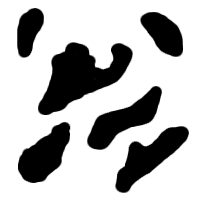
#> input picture moo.png, 200 x 200 px
$ python lsm.py
#> lines starting #> are read from the running program, lines starting #| are printed output that depends on the picture
from __future__ import division
import numpy
import matplotlib.pyplot as plt
from mpl_toolkits.mplot3d import Axes3D
import matplotlib.cm as cm
import matplotlib.animation as animation
import Image


image = numpy.array(Image.open("moo.png"))
#> image is the input picture: shape (200, 200); min 0, max 255, mean 182.7

P = (image - image.max() / 2) / 255
fig = plt.figure()
#plt.contour(P, levels=[0], colors='r')
im = plt.imshow(P, cmap=cm.gray)
dt = 0.01
F = 10

#plt.ion()

def updatefig(*args):
    global P
    # upwind scheme?
    [Px, Py] = numpy.gradient(P)
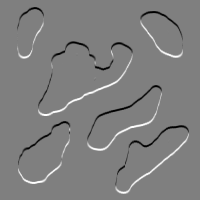
#> Px: shape (200, 200) float64; min -0.5, max 0.5, mean 0; drawn with min black and max white
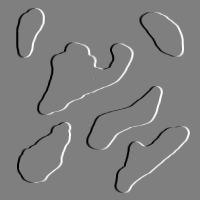
#> Py: shape (200, 200) float64; min -0.5, max 0.5, mean 3.96e-20; drawn with min black and max white
    P = P + dt * F * numpy.sqrt(Px**2 + Py**2)
    im.set_array(P)
    return im,

ani = animation.FuncAnimation(fig, updatefig, interval=50, blit=True)
#> in updatefig (call 2), `P = P + dt * F * numpy.sqrt(Px**2 + Py**2)`:
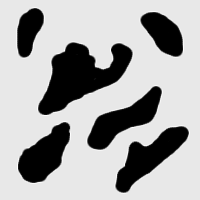
#> P: shape (200, 200) float64; min -0.5, max 0.598, mean 0.222; drawn with min black and max white
plt.show()

# [14 lines of commented-out code are left out]

$ run again, with boo.png copied over moo.png
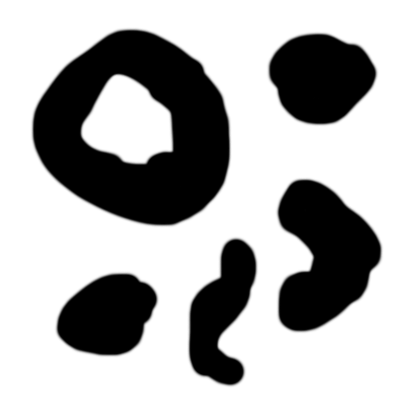
#> input picture boo.png, 400 x 400 px
#> `image = numpy.array(Image.open("moo.png"))`:
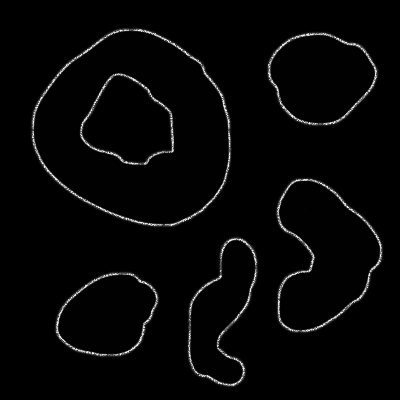
#> image: shape (400, 400); min 0, max 255, mean 6
#> in updatefig, `[Px, Py] = numpy.gradient(P)`:
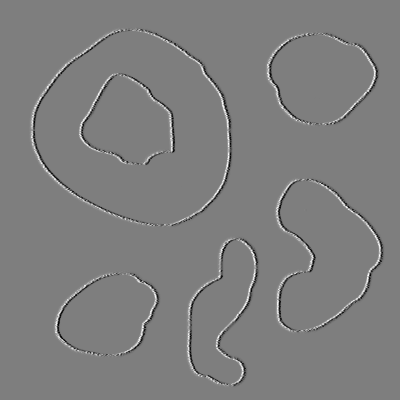
#> Py: shape (400, 400) float64; min -0.49, max 0.498, mean -3.24e-20; drawn with min black and max white

$ run again, with cir.png copied over moo.png
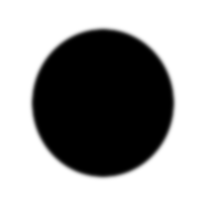
#> input picture cir.png, 200 x 200 px
#> image is the input picture: shape (200, 200); min 0, max 255, mean 150.3
#> in updatefig, `[Px, Py] = numpy.gradient(P)`:
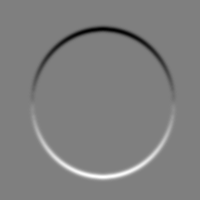
#> Px: shape (200, 200) float64; min -0.208, max 0.208, mean 3.55e-19; drawn with min black and max white
#> in updatefig, `[Px, Py] = numpy.gradient(P)`:
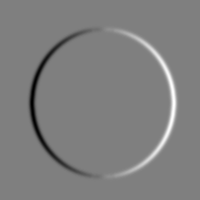
#> Py: shape (200, 200) float64; min -0.208, max 0.208, mean -2.26e-21; drawn with min black and max white
